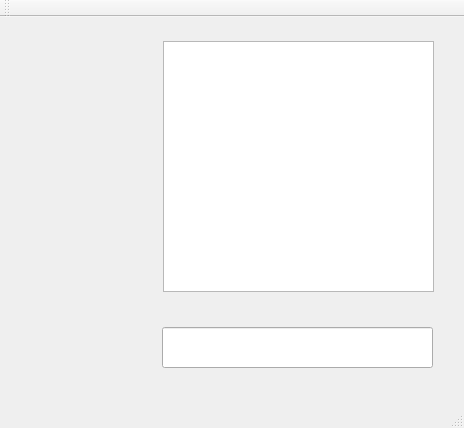
<?xml version="1.0" encoding="UTF-8"?>
<ui version="4.0">
 <class>MainWindow</class>
 <widget class="QMainWindow" name="MainWindow">
  <property name="geometry">
   <rect>
    <x>0</x>
    <y>0</y>
    <width>464</width>
    <height>428</height>
   </rect>
  </property>
  <property name="windowTitle">
   <string>MainWindow</string>
  </property>
  <widget class="QWidget" name="centralWidget">
   <widget class="QTextEdit" name="textRData">
    <property name="geometry">
     <rect>
      <x>163</x>
      <y>24</y>
      <width>271</width>
      <height>251</height>
     </rect>
    </property>
   </widget>
   <widget class="QLineEdit" name="editSendData">
    <property name="geometry">
     <rect>
      <x>162</x>
      <y>310</y>
      <width>271</width>
      <height>41</height>
     </rect>
    </property>
   </widget>
  </widget>
  <widget class="QMenuBar" name="menuBar">
   <property name="geometry">
    <rect>
     <x>0</x>
     <y>0</y>
     <width>464</width>
     <height>27</height>
    </rect>
   </property>
  </widget>
  <widget class="QToolBar" name="mainToolBar">
   <attribute name="toolBarArea">
    <enum>TopToolBarArea</enum>
   </attribute>
   <attribute name="toolBarBreak">
    <bool>false</bool>
   </attribute>
  </widget>
  <widget class="QStatusBar" name="statusBar"/>
 </widget>
 <layoutdefault spacing="6" margin="11"/>
 <resources/>
 <connections/>
</ui>
